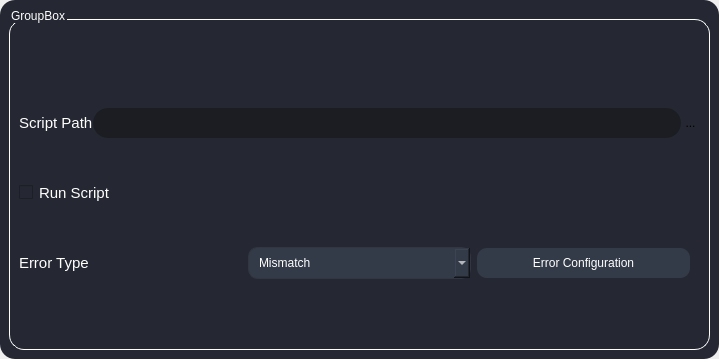
<?xml version="1.0" encoding="UTF-8"?>
<ui version="4.0">
 <class>MainWindow</class>
 <widget class="QMainWindow" name="MainWindow">
  <property name="geometry">
   <rect>
    <x>0</x>
    <y>0</y>
    <width>719</width>
    <height>359</height>
   </rect>
  </property>
  <property name="windowTitle">
   <string>MainWindow</string>
  </property>
  <widget class="QWidget" name="centralwidget">
   <property name="styleSheet">
    <string notr="true">QWidget{
	border-radius: 15px;
	background-color: rgb(37, 40, 50);
}
QCheckBox{
	color: rgb(255, 255, 255);
	font-size: 11pt;
}
QComboBox {
	background-color: rgb(52, 59, 72);
	border: 1px solid rgb(49, 54, 65);
	height: 30px;
	border-radius: 10px;
	padding-left: 10px;
	padding-right: 15px;
	color: rgb(255, 255, 255);
}
QComboBox QAbstractItemView {
    background-color:rgb(27, 29, 35);
	border: 0px;
	color: #fff;
    selection-background-color: rgb(22, 51, 79);
    outline: none;
}
QComboBox QAbstractItemView::item:selected {
    background-color: rgb(22, 51, 79);
}
QComboBox:on {
	border: 0px solid rgb(61, 70, 86);
	background-color: rgb(57, 65, 80)
}
QComboBox QListView {
	background-color: rgb(27, 29, 35);
	border-radius: 10px;
	color: #FFF;
	padding: 10px;
}
QComboBox:disabled {
	background-color: #808080;
}
/* Label */
QLabel{
	color: rgb(255, 255, 255);
	font-size: 11pt;

}
QLineEdit{
	border: 0px solid rgb(37, 39, 48);
	height: 30px;
	border-radius: 15px;
	color: white;
	padding-left: 20px;
	padding-right: 20px;
	background-color: rgb(27, 29, 35);
}
QLineEdit:hover{
	border: 2px solid rgb(64, 71, 88)
}
QLineEdit:focus{
	border: 3px solid rgb(91, 101, 124);
	color: white;
}
QLineEdit:disabled {
	background-color: #808080;
}
/* QGroupBox  */
QGroupBox{
	margin-top: 10px;
	background-color: transparent;
    border: 1px solid rgb(255, 255, 255);
	padding-top: 20px;
}
QGroupBox::title{
	color: rgb(255, 255, 255);
	font-size: 12pt;
	margin-top: 10px;
	bottom: 20px;
}
/* Button */
QPushButton {
	border: 0px solid rgb(52, 59, 72);
	background-color: rgb(52, 59, 72);
	color: rgb(255, 255, 255);
	border-radius: 10px;
	margin-right:10px;
}
QPushButton:hover {
	background-color: rgb(57, 65, 80);
	border: 5px solid transparent;
}
QPushButton:pressed {
	background-color: rgb(35, 40, 49);
	border: 7px solid transparent;
}
QPushButton:disabled {
	background-color: rgb(102, 109, 122);
	color: rgb(168, 168, 168);
}
</string>
   </property>
   <layout class="QVBoxLayout" name="verticalLayout">
    <item>
     <widget class="QGroupBox" name="groupBox">
      <property name="styleSheet">
       <string notr="true">QWidget{
	border-radius: 15px;
	background-color: rgb(37, 40, 50);
}
QCheckBox{
	color: rgb(255, 255, 255);
	font-size: 11pt;
}
QComboBox {
	background-color: rgb(52, 59, 72);
	border: 1px solid rgb(49, 54, 65);
	height: 30px;
	border-radius: 10px;
	padding-left: 10px;
	padding-right: 15px;
	color: rgb(255, 255, 255);
}
QComboBox QAbstractItemView {
    background-color:rgb(27, 29, 35);
	border: 0px;
	color: #fff;
    selection-background-color: rgb(22, 51, 79);
    outline: none;
}
QComboBox QAbstractItemView::item:selected {
    background-color: rgb(22, 51, 79);
}
QComboBox:on {
	border: 0px solid rgb(61, 70, 86);
	background-color: rgb(57, 65, 80)
}
QComboBox QListView {
	background-color: rgb(27, 29, 35);
	border-radius: 10px;
	color: #FFF;
	padding: 10px;
}
QComboBox:disabled {
	background-color: #808080;
}
/* Label */
QLabel{
	color: rgb(255, 255, 255);
	font-size: 11pt;

}
QLineEdit{
	border: 0px solid rgb(37, 39, 48);
	height: 30px;
	border-radius: 15px;
	color: white;
	padding-left: 20px;
	padding-right: 20px;
	background-color: rgb(27, 29, 35);
}
QLineEdit:hover{
	border: 2px solid rgb(64, 71, 88)
}
QLineEdit:focus{
	border: 3px solid rgb(91, 101, 124);
	color: white;
}
QLineEdit:disabled {
	background-color: #808080;
}
/* QGroupBox  */
QGroupBox{
	margin-top: 10px;
	background-color: transparent;
    border: 1px solid rgb(255, 255, 255);
	padding-top: 20px;
}
QGroupBox::title{
	color: rgb(255, 255, 255);
	font-size: 12pt;
	margin-top: 10px;
	bottom: 20px;
}
/* Button */
QPushButton {
	border: 0px solid rgb(52, 59, 72);
	background-color: rgb(52, 59, 72);
	color: rgb(255, 255, 255);
	border-radius: 10px;
	margin-right:10px;
}
QPushButton:hover {
	background-color: rgb(57, 65, 80);
	border: 5px solid transparent;
}
QPushButton:pressed {
	background-color: rgb(35, 40, 49);
	border: 7px solid transparent;
}
QPushButton:disabled {
	background-color: rgb(102, 109, 122);
	color: rgb(168, 168, 168);
}
</string>
      </property>
      <property name="title">
       <string>GroupBox</string>
      </property>
      <layout class="QVBoxLayout" name="verticalLayout_2">
       <item>
        <spacer name="verticalSpacer">
         <property name="orientation">
          <enum>Qt::Vertical</enum>
         </property>
         <property name="sizeType">
          <enum>QSizePolicy::Minimum</enum>
         </property>
         <property name="sizeHint" stdset="0">
          <size>
           <width>20</width>
           <height>20</height>
          </size>
         </property>
        </spacer>
       </item>
       <item>
        <layout class="QHBoxLayout" name="horizontalLayout_4">
         <property name="spacing">
          <number>0</number>
         </property>
         <item>
          <widget class="QLabel" name="databaseLabel_2">
           <property name="font">
            <font>
             <family>MS Shell Dlg 2</family>
             <pointsize>11</pointsize>
             <italic>false</italic>
             <bold>false</bold>
            </font>
           </property>
           <property name="lineWidth">
            <number>0</number>
           </property>
           <property name="text">
            <string>Script Path</string>
           </property>
          </widget>
         </item>
         <item>
          <widget class="QLineEdit" name="lineEditDatabasePath_2">
           <property name="focusPolicy">
            <enum>Qt::ClickFocus</enum>
           </property>
           <property name="styleSheet">
            <string notr="true"/>
           </property>
          </widget>
         </item>
         <item>
          <widget class="QToolButton" name="toolButtonBrowseDatabase_3">
           <property name="styleSheet">
            <string notr="true">QToolButton {
    border: none; /* Remove border */
    background-color: transparent; /* Set background color to transparent */
}

QToolButton::icon {
    background-color: transparent; /* Set icon background color to transparent */
}</string>
           </property>
           <property name="text">
            <string>...</string>
           </property>
           <property name="icon">
            <iconset>
             <normaloff>:/icons/icons/folder_icon.png</normaloff>:/icons/icons/folder_icon.png</iconset>
           </property>
          </widget>
         </item>
        </layout>
       </item>
       <item>
        <widget class="QCheckBox" name="RunC_2">
         <property name="text">
          <string>Run Script</string>
         </property>
        </widget>
       </item>
       <item>
        <layout class="QHBoxLayout" name="horizontalLayout">
         <property name="topMargin">
          <number>0</number>
         </property>
         <item>
          <widget class="QLabel" name="ErrorL_2">
           <property name="text">
            <string>Error Type</string>
           </property>
          </widget>
         </item>
         <item>
          <widget class="QComboBox" name="ErrorC_2">
           <item>
            <property name="text">
             <string>Mismatch</string>
            </property>
           </item>
           <item>
            <property name="text">
             <string>Crash</string>
            </property>
           </item>
           <item>
            <property name="text">
             <string>Hang</string>
            </property>
           </item>
          </widget>
         </item>
         <item>
          <widget class="QPushButton" name="ErrorConf_2">
           <property name="sizePolicy">
            <sizepolicy hsizetype="Minimum" vsizetype="Fixed">
             <horstretch>0</horstretch>
             <verstretch>88</verstretch>
            </sizepolicy>
           </property>
           <property name="minimumSize">
            <size>
             <width>0</width>
             <height>30</height>
            </size>
           </property>
           <property name="text">
            <string>Error Configuration</string>
           </property>
          </widget>
         </item>
        </layout>
       </item>
       <item>
        <spacer name="verticalSpacer_2">
         <property name="orientation">
          <enum>Qt::Vertical</enum>
         </property>
         <property name="sizeType">
          <enum>QSizePolicy::Minimum</enum>
         </property>
         <property name="sizeHint" stdset="0">
          <size>
           <width>20</width>
           <height>20</height>
          </size>
         </property>
        </spacer>
       </item>
      </layout>
     </widget>
    </item>
   </layout>
  </widget>
 </widget>
 <resources/>
 <connections/>
</ui>
